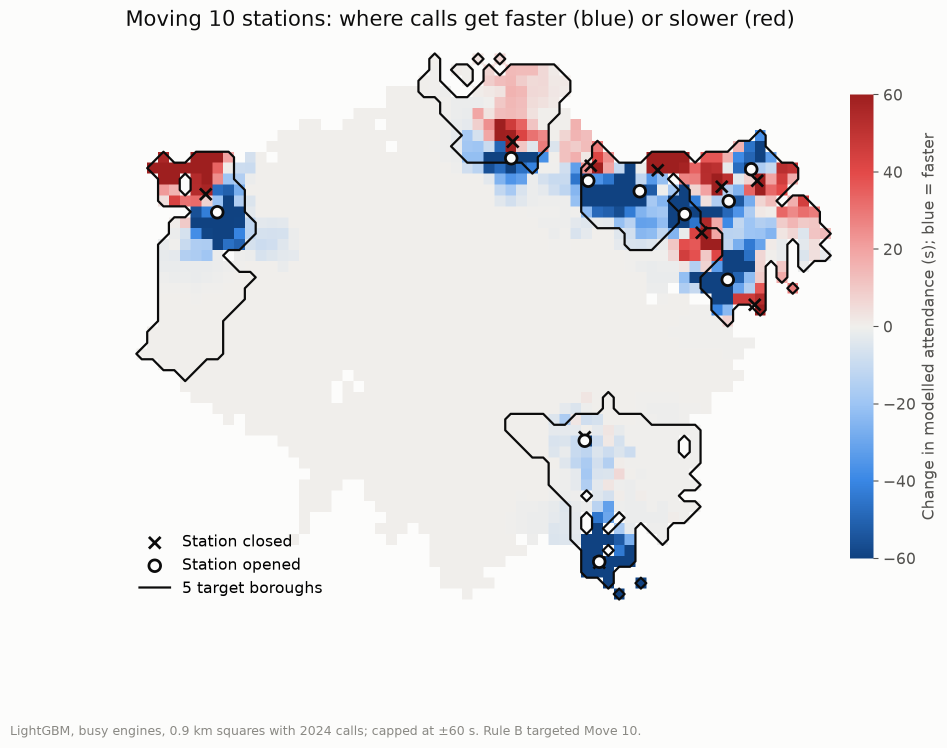
#> input picture data/figures/final/11_part2_map.png, 1894 x 1496 px (shown at 1/2 size)
$ python build_part2_poster.py
#> lines starting #> are read from the running program, lines starting #| are printed output that depends on the picture
### scripts/build_synopsis_poster.py
#!/usr/bin/env python3
"""Assemble a text-free synopsis poster from the final figure pack.

Layout only: project figures in place, empty slots where title / takeaways /
captions will go later. No synopsis copy is written into the artboard.

Writes:
  data/figures/synopsis_poster/synopsis_poster.html   (print / edit in browser)
  data/figures/synopsis_poster/synopsis_poster.png     (high-res composite)
  data/figures/synopsis_poster/IMAGE_SOURCES.md        (repo paths for every image)

Run:  .venv/bin/python scripts/build_synopsis_poster.py
Requires: pillow (already in the project venv if matplotlib is present).
"""

from __future__ import annotations

from pathlib import Path

from PIL import Image, ImageDraw

ROOT = Path(__file__).resolve().parents[1]
FINAL = ROOT / "data" / "figures" / "final"
OUT = ROOT / "data" / "figures" / "synopsis_poster"

# Soft slate atmosphere (avoid purple / cream-terracotta / broadsheet defaults).
BG = (244, 247, 250)
PANEL = (255, 255, 255)
INK_FAINT = (180, 188, 198)
SLOT = (232, 238, 244)
SLOT_EDGE = (168, 178, 190)
RULE = (210, 218, 226)

# Poster: ~36×24 in at 150 dpi (common board aspect).
W, H, DPI = 5400, 3600, 150


def _load(name: str) -> Image.Image:
    path = FINAL / name
    if not path.exists():
        raise FileNotFoundError(f"Missing {path}; run scripts/build_final_figures.py first")
    return Image.open(path).convert("RGB")


def _fit(img: Image.Image, box: tuple[int, int, int, int], *, cover: bool = False) -> None:
    """Paste ``img`` into ``box`` (l,t,r,b) on the global canvas, letterbox or cover."""
    global canvas
    l, t, r, b = box
    bw, bh = r - l, b - t
    iw, ih = img.size
    scale = max(bw / iw, bh / ih) if cover else min(bw / iw, bh / ih)
    nw, nh = max(1, int(iw * scale)), max(1, int(ih * scale))
    resized = img.resize((nw, nh), Image.Resampling.LANCZOS)
    if cover:
        x0 = (nw - bw) // 2
        y0 = (nh - bh) // 2
        resized = resized.crop((x0, y0, x0 + bw, y0 + bh))
        canvas.paste(resized, (l, t))
    else:
        x = l + (bw - nw) // 2
        y = t + (bh - nh) // 2
        # white mat behind letterboxed figures
        draw.rectangle([l, t, r, b], fill=PANEL, outline=RULE, width=2)
        canvas.paste(resized, (x, y))


def _slot(box: tuple[int, int, int, int], *, dashed: bool = True) -> None:
    """Empty text region — light fill + dashed border so writers see the hole."""
    l, t, r, b = box
    draw.rectangle([l, t, r, b], fill=SLOT, outline=SLOT_EDGE, width=2)
    if not dashed:
        return
    # Corner ticks only (no words) so the slot reads as “write here”.
    tick = 28
    for x, y, dx, dy in (
        (l, t, 1, 1), (r, t, -1, 1), (l, b, 1, -1), (r, b, -1, -1),
    ):
        draw.line([(x, y), (x + dx * tick, y)], fill=INK_FAINT, width=3)
        draw.line([(x, y), (x, y + dy * tick)], fill=INK_FAINT, width=3)


# [247 lines left out: functions build_png, build_html, not called in this run]


SOURCES_MD = """# Synopsis poster — image sources

Poster files (this folder):

| File | What |
|---|---|
| `synopsis_poster.png` | High-res composite (images + empty text slots) |
| `synopsis_poster.html` | Same layout, print/edit in a browser |

All artwork is copied from the **final ISEF figure pack**. Refresh that pack first if figures change:

```bash
.venv/bin/python scripts/build_final_figures.py
.venv/bin/python scripts/build_synopsis_poster.py
```

## Figures used (repo paths)

| Slot on poster | File in `data/figures/final/` | Upstream source (under `data/figures/`) |
|---|---|---|
| Top-left (accuracy) | `01_travel_time_accuracy.png` | `reports/weekly_2026-10-19/1_travel_time_accuracy.png` |
| Below accuracy (streets) | `02_street_features.png` | `data_exploration/london_eda/08_street_shap.png` |
| Hero map | `03_first_engine_map.png` | `travel_time/maps/travel_time_maps.png` |
| Mid row left | `04_station_busyness.png` | `data_exploration/station_busyness/station_busyness.png` |
| Mid row centre | `05_capacity_mismatches.png` | `data_exploration/station_capacity/05_capacity_mismatches.png` |
| Mid row right | `06_station_types.png` | `analysis/station_embedding/06_isef_story.png` |
| Bottom 1 | `07_layouts_beat_today.png` | `reports/weekly_2026-10-19/3_three_models.png` |
| Bottom 2 | `08_price_of_fairness.png` | `reports/weekly_2026-10-19/2_price_of_fairness.png` |
| Bottom 3 | `09_closure_2014.png` | `reports/weekly_2026-10-19/4_closure_2014.png` |
| Bottom 4 | `10_results_summary.png` | `reports/weekly_2026-10-19/6_summary_table.png` |

Story index: [`data/figures/final/INDEX.md`](../final/INDEX.md).

## Text slots (empty on purpose)

Dashed grey boxes are for later copy — title, authors, and a short takeaway under each figure. Nothing is filled in yet.
"""


# [8 lines left out: function main, not called in this run]


# [2 lines that do not run on import are left out]

### scripts/build_part2_poster.py
#!/usr/bin/env python3
"""Part 2 poster layout: the targeted question first, Part 1's method underneath.

Same convention as build_synopsis_poster.py (which is kept for Part 1): figures in place, empty slots for the title and
captions, which Ricky and Sarp write themselves. Figures come from data/figures/final/ (run plot_part2_figures.py first).

  Row 1  11 map of the main layout (dominant) | 12 three-model chart, 2025 and 2026
  Row 2  13 no borough worse | method diagram | 01 travel time accuracy | 09 2014 closure test

Writes data/figures/part2_poster/part2_poster.png and IMAGE_SOURCES.md.

Run:  .venv/bin/python scripts/build_part2_poster.py
"""

from __future__ import annotations

import sys
from pathlib import Path

from PIL import Image, ImageDraw

sys.path.insert(0, str(Path(__file__).resolve().parent))
import build_synopsis_poster as bp  # noqa: E402

OUT = bp.ROOT / "data" / "figures" / "part2_poster"
ROW1 = [("11_part2_map.png", "Where calls get faster or slower, main layout (LightGBM)"),
        ("12_part2_three_models.png", "Target-borough gain under three models, 2025 and the 2026 fixed test")]
ROW2 = [("13_part2_no_borough_worse.png", "Every borough's change in 2026: targeted vs planner"),
        ("method_diagram.png", "Method: data, travel time, busy engines, solver, validation"),
        ("01_travel_time_accuracy.png", "Travel time model accuracy (Part 1)"),
        ("09_closure_2014.png", "2014 closures test (Part 1)")]


def main() -> int:
    W, H, m, g = bp.W, bp.H, 90, 36
    bp.canvas = Image.new("RGB", (W, H), bp.BG)
    bp.draw = ImageDraw.Draw(bp.canvas)
    header_h = 260
    bp._slot((m, m, W - m, m + header_h))
    y0 = m + header_h + g

    row1_h = 1900
    left_w = int((W - 2 * m - g) * 0.52)
    fh = int(row1_h * 0.82)
    bp._fit(bp._load(ROW1[0][0]), (m, y0, m + left_w, y0 + fh))
#> in _fit, `l, t, r, b = box`: l = 90; t = 386; r = 2785; b = 1944
#> in _fit, `bw, bh = r - l, b - t`: bw = 2695; bh = 1558
#> in _fit, `scale = max(bw / iw, bh / ih) if cover else min(bw / iw, bh / ih)`: scale = 1.04
#> in _fit, `nw, nh = max(1, int(iw * scale)), max(1, int(ih * scale))`: nw = 1972; nh = 1558
#> in _fit, `x = l + (bw - nw) // 2`: x = 451
#> in _fit, `y = t + (bh - nh) // 2`: y = 386
#> in _fit, `canvas.paste(resized, (x, y))`:
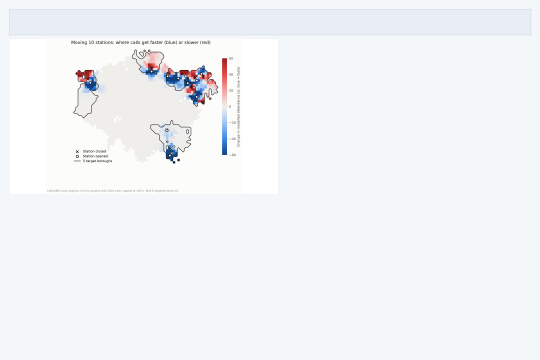
#> canvas: PIL image 5400x3600 RGB (shown at 1/10 size); mean R, G, B 242.4, 244.7, 247.5
    bp._slot((m, y0 + fh + 8, m + left_w, y0 + row1_h))
    rl = m + left_w + g
    ch = int(row1_h * 0.56)
    bp._fit(bp._load(ROW1[1][0]), (rl, y0, W - m, y0 + ch))
#> call 2 of _load, with name = '12_part2_three_models.png'
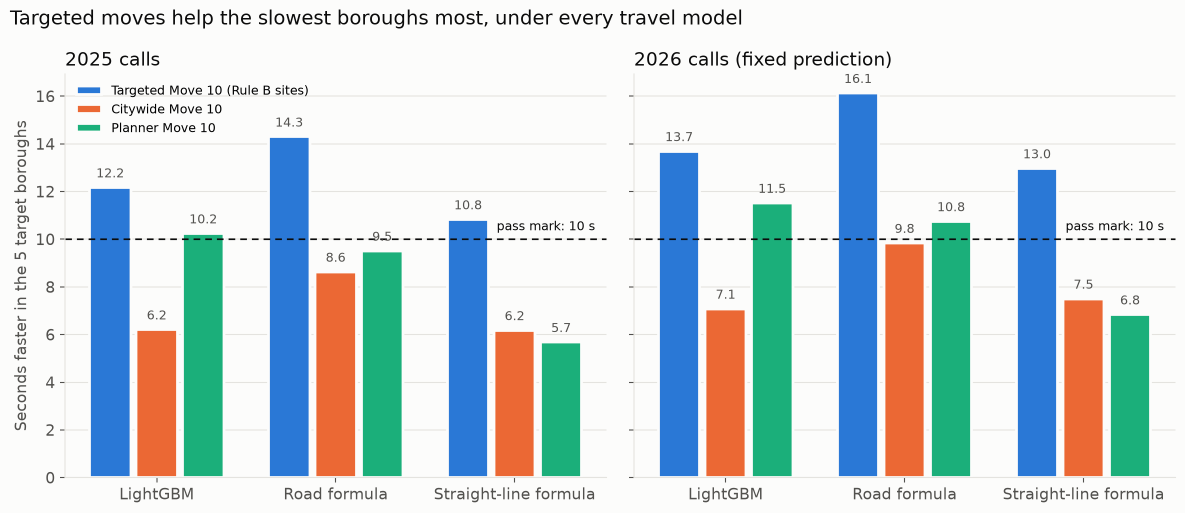
#> input picture data/figures/final/12_part2_three_models.png, 2370 x 1026 px (shown at 1/2 size)
#> call 2 of _fit, with box = (2821, 386, 5310, 1450), cover = False
#> in _fit (call 2), `l, t, r, b = box`: l = 2821; r = 5310; b = 1450
#> in _fit (call 2), `bw, bh = r - l, b - t`: bw = 2489; bh = 1064
#> in _fit (call 2), `nw, nh = max(1, int(iw * scale)), max(1, int(ih * scale))`: nw = 2457; nh = 1064
#> in _fit (call 2), `resized = img.resize((nw, nh), Image.Resampling.LANCZOS)`:
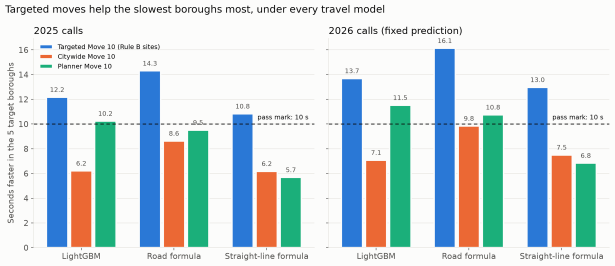
#> resized: PIL image 2457x1064 RGB (shown at 1/4 size); mean R, G, B 203.1, 215.6, 218.2
#> in _fit (call 2), `x = l + (bw - nw) // 2`: x = 2837
#> in _fit (call 2), `canvas.paste(resized, (x, y))`:
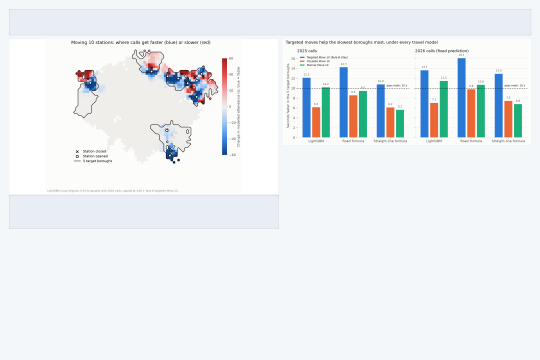
#> canvas: PIL image 5400x3600 RGB (shown at 1/10 size); mean R, G, B 236.3, 240.1, 242.9
    bp._slot((rl, y0 + ch + 8, W - m, y0 + row1_h))  # big slot: question, hypothesis, pass marks, result table

    y2 = y0 + row1_h + g
    row2_h = H - m - y2
    fourth = (W - 2 * m - 3 * g) // 4
    for i, (name, _) in enumerate(ROW2):
        x = m + i * (fourth + g)
        f2 = int(row2_h * 0.74)
        bp._fit(bp._load(name), (x, y2, x + fourth, y2 + f2))
#> call 3 of _load, with name = '13_part2_no_borough_worse.png'
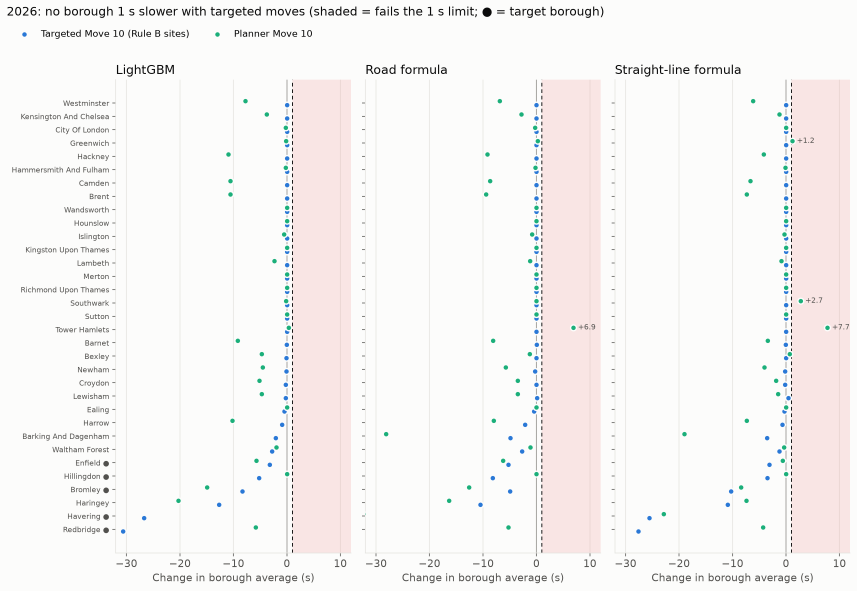
#> input picture data/figures/final/13_part2_no_borough_worse.png, 2570 x 1771 px (shown at 1/3 size)
        bp._slot((x, y2 + f2 + 8, x + fourth, y2 + row2_h))
#> pass 2 of the loop in main, `for i, (name, _) in enumerate(ROW2):`:
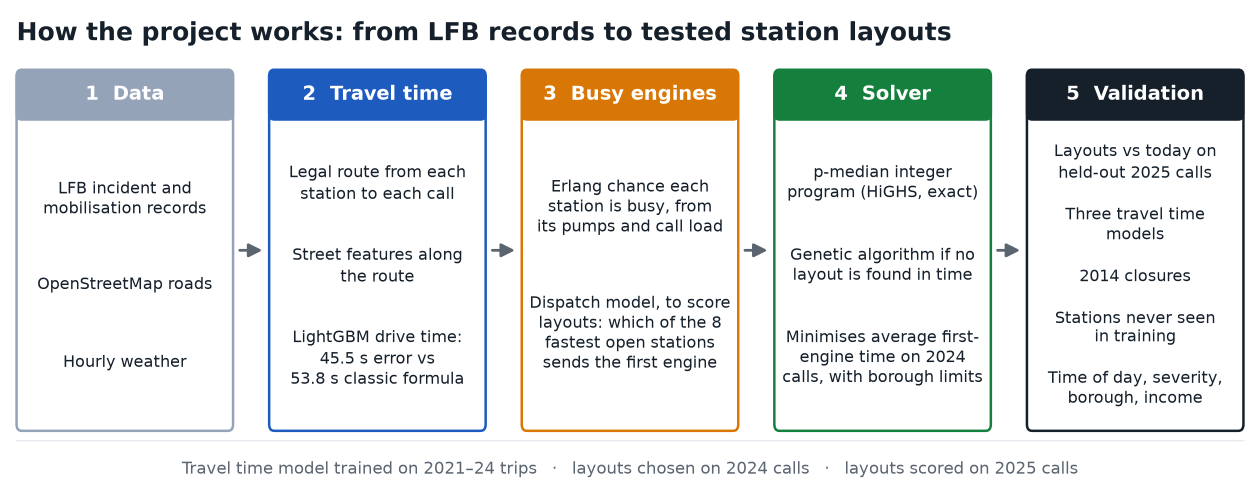
#> input picture data/figures/final/method_diagram.png, 2520 x 994 px (shown at 1/2 size)
#> l = 1404; r = 2682
#> scale = 0.507
#> nw = 1278; nh = 504
#> in _fit (call 4), `resized = img.resize((nw, nh), Image.Resampling.LANCZOS)`:
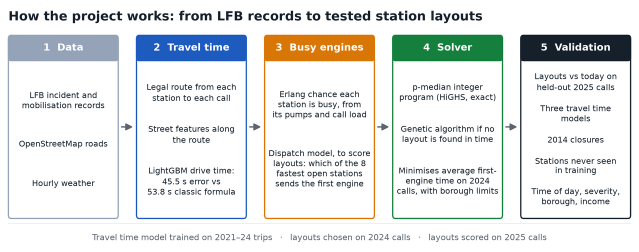
#> resized: PIL image 1278x504 RGB (shown at 1/2 size); mean R, G, B 227.1, 229.7, 229.3
#> x = 1404
#> y = 2509
#> in _fit (call 4), `canvas.paste(resized, (x, y))`:
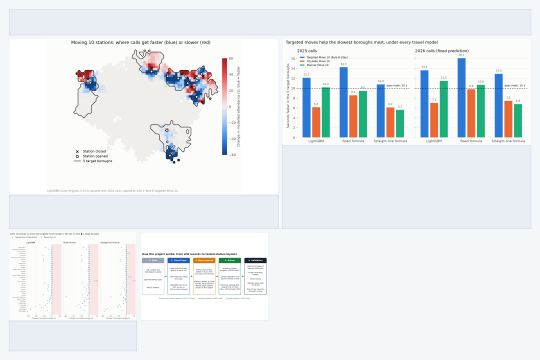
#> canvas: PIL image 5400x3600 RGB (shown at 1/10 size); mean R, G, B 234.6, 238.3, 241.1
#> pass 3 of the loop in main, `for i, (name, _) in enumerate(ROW2):`:
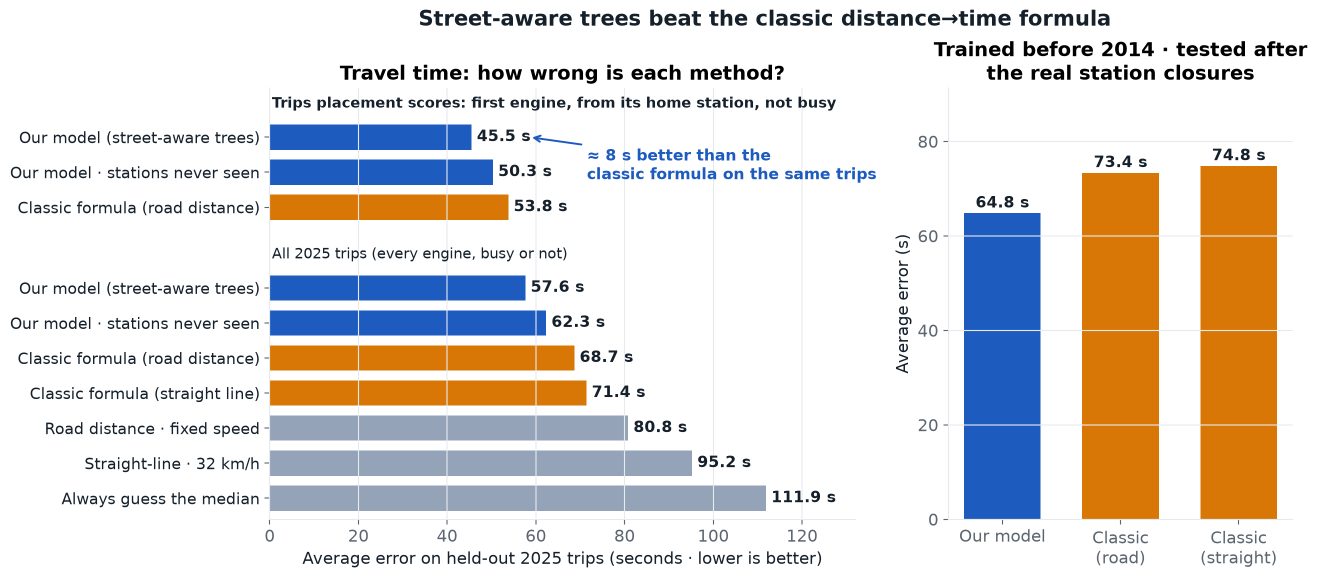
#> input picture data/figures/final/01_travel_time_accuracy.png, 2634 x 1158 px (shown at 1/2 size)
#> l = 2718; r = 3996
#> scale = 0.485
#> nh = 561
#> in _fit (call 5), `resized = img.resize((nw, nh), Image.Resampling.LANCZOS)`:
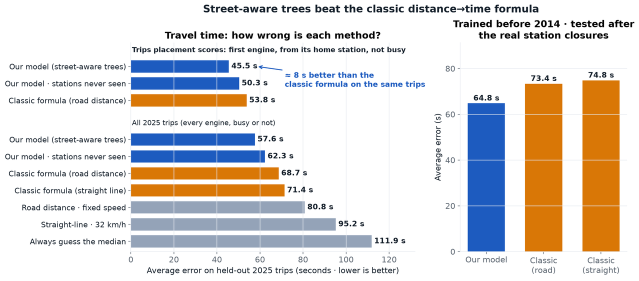
#> resized: PIL image 1278x561 RGB (shown at 1/2 size); mean R, G, B 222.9, 218.3, 215
#> x = 2718
#> y = 2481
#> in _fit (call 5), `canvas.paste(resized, (x, y))`:
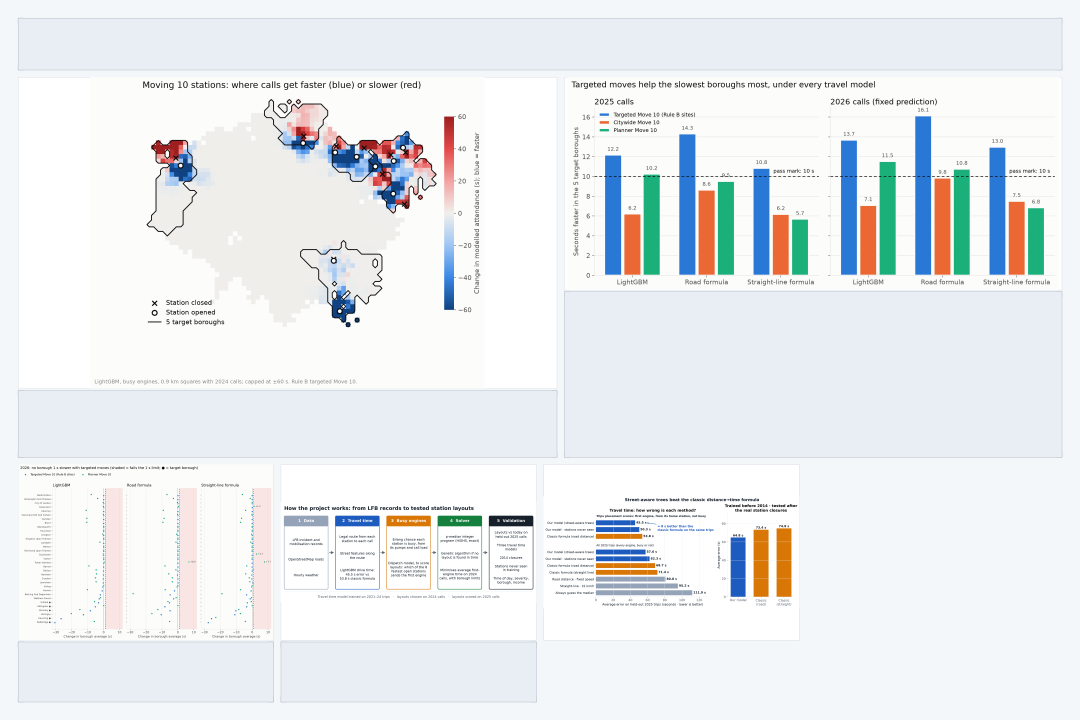
#> canvas: PIL image 5400x3600 RGB (shown at 1/5 size); mean R, G, B 233.7, 237.2, 239.8
#> the loop made 4 passes; the first 3 are shown

    OUT.mkdir(parents=True, exist_ok=True)
    bp.canvas.save(OUT / "part2_poster.png", dpi=(bp.DPI, bp.DPI))
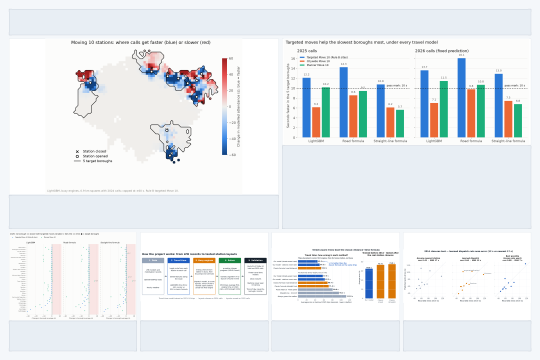
#> saved as part2_poster.png: PIL image 5400x3600 RGB (shown at 1/10 size); mean R, G, B 233.6, 237, 239.6
    lines = ["# Part 2 poster: image sources", "", "Built by `scripts/build_part2_poster.py`. Grey slots are for text the students write.", "",
             "| Position | Figure | Shows |", "|---|---|---|"]
    for pos, items in (("Row 1", ROW1), ("Row 2", ROW2)):
        lines += [f"| {pos} | `data/figures/final/{n}` | {d} |" for n, d in items]
    lines += ["", "The large slot under the three-model chart is for the question, the pass marks fixed in advance and the 2026 result table",
              "(`docs/results.md` 5.8). Numbers to use are in `docs/notebook_part2.md`."]
    (OUT / "IMAGE_SOURCES.md").write_text("\n".join(lines) + "\n")
    print("wrote", OUT / "part2_poster.png")
    return 0


if __name__ == "__main__":
    sys.exit(main())
#> (the program exits here)
